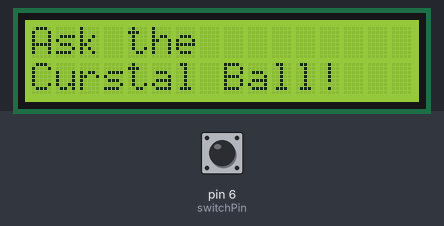
Simulated run of this sketch. Board: Arduino Uno, built with avr-gcc and run on an emulated ATmega328P. Parts: 16×2 character LCD. The test bench sets the inputs (shaded band); at power-on: pin 6 (switchPin) LOW. Random numbers use the default seed unless the sketch sets one; what the sketch prints to the serial monitor is not drawn.

Above: at 1.2 s.
1.3 s: pin 6 (switchPin) pulled HIGH for 0.15 s
At 2.0 s:
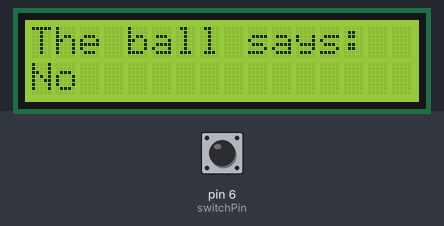
2.9 s: pin 6 (switchPin) pulled HIGH for 1 s
At 4.5 s:
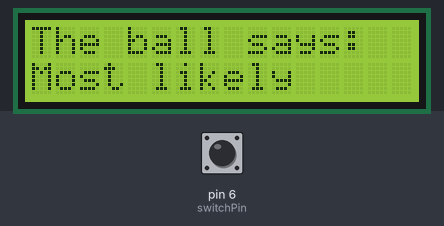
5.4 s: pin 6 (switchPin) pulsed HIGH 5 times (0.12 s each, 0.3 s apart)
At 6.3 s:
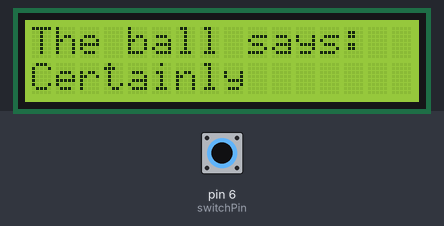
At 7.1 s:
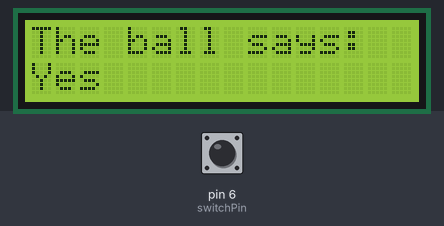
Timing chart, 0 to 7.9 s (numbered marks = the images above; inputs shaded):
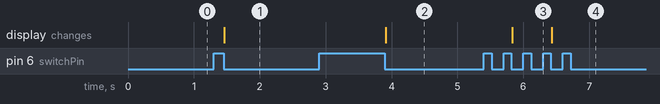

The sketch:

Crystal_ball.ino
```cpp
#include <LiquidCrystal.h>
LiquidCrystal lcd(12,11,5,4,3,2);
const int switchPin = 6;
int switchState = 0;
int prevSwitchState = 0;
int reply;


void setup() {
  // put your setup code here, to run once:
  lcd.begin(16,2);
  pinMode(switchPin, INPUT);
  lcd.print("Ask the");
  lcd.setCursor(0,1);
  lcd.print("Curstal Ball!");

  Serial.begin(9600);
}

void loop() {
  switchState = digitalRead(switchPin);
  Serial.println(switchState);
  if(switchState != prevSwitchState){


    if(switchState == LOW){
      reply=random(8); // return randomn number between 0-7
      lcd.clear(); // clear screen
      lcd.setCursor(0,0);
      lcd.print("The ball says:");
      lcd.setCursor(0,1);

      switch(reply){
        case 0:
        lcd.print("Yes");
        break;
        case 1:
        lcd.print("Most likely");
        break;
        case 2:
        lcd.print("Certainly");
        break;
        case 3:
        lcd.print("Outlook good");
        break;
        case 4:
        lcd.print("Unsure");
        break;
        case 5:
        lcd.print("Ask again");
        break;
        case 6:
        lcd.print("Doubtful");
        break;
        case 7:
        lcd.print("No");
        break;
      }
    }
  }
  prevSwitchState = switchState;
}
```

Measured:
- after the input at 1.3 s, the display: changes after 0.16 s (image 1)
- after the input at 2.9 s, the display: changes after 1.0 s (image 2)
- after the input at 5.4 s, the display: changes after 0.43 s (image 3)
